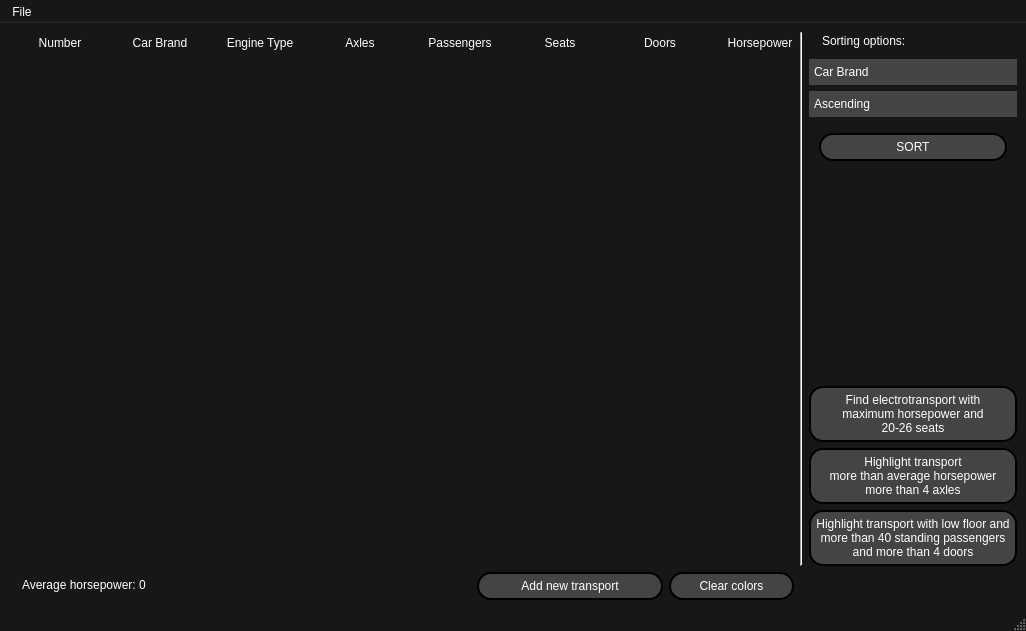
<?xml version="1.0" encoding="UTF-8"?>
<ui version="4.0">
 <class>MainWindow</class>
 <widget class="QMainWindow" name="MainWindow">
  <property name="geometry">
   <rect>
    <x>0</x>
    <y>0</y>
    <width>1026</width>
    <height>631</height>
   </rect>
  </property>
  <property name="windowTitle">
   <string>Transport Viewer</string>
  </property>
  <property name="windowIcon">
   <iconset>
    <normaloff>../../Download/bus.png</normaloff>../../Download/bus.png</iconset>
  </property>
  <property name="styleSheet">
   <string notr="true">QMainWindow {
	background-color: #171717;
}
QMenu {
    background-color: rgb(34, 34, 34); 
}

QMenu::item {
    background-color: transparent;
	padding: 2px 25px 2px 20px;
	color: white;
	font: 700 11pt &quot;Supreme&quot;;
}

QMenu::item:selected {
    background-color: #444444;
}
QMenuBar {
	background-color: #171717;
	font: 700 11pt &quot;Supreme&quot;;
	border-bottom: 2px solid rgb(34, 34, 34);
	padding: 2px 0px 0px 2px;
}
QMenuBar::item {
	color: white;
	background: transparent;
}
QMenuBar::item:selected{
	color: white;
	background-color: #444444;
}
QMenuBar::item:pressed{
	color: white;
	background-color: rgb(84, 84, 84);
}

QTableWidget {
	background-color: #171717;
	alternate-background-color: rgb(34, 34, 34);
	color: white;
	border: none;
	font: 700 11pt &quot;Supreme&quot;;
}
QHeaderView::section { 
	border:none;
	background-color: #171717; 
	color: white;
	font: 700 11pt &quot;Supreme&quot;;
	padding: 2px 0px 0px 2px;
}
 
QHeaderView::down-arrow {
    image: url(C:/Users/Oleh/Desktop/down-arrow.png);
	subcontrol-position: center top;
}

QHeaderView::up-arrow {
    image: url(C:/Users/Oleh/Desktop/up-arrow.png);
	subcontrol-position: center top;
}

QTableCornerButton::section {
	background-color: #171717; 
}

QScrollBar:vertical {
	border: none;
    background: #171717;
    width: 14px;
    margin: 15px 0px 15px 0;
	border-radius: 0px;
 }

/*  HANDLE BAR VERTICAL */
QScrollBar::handle:vertical {	
	background-color: #444444;
	min-height: 30px;
	border-radius: 7px;
}
QScrollBar::handle:vertical:hover{	
	background-color: #800020;
}
QScrollBar::handle:vertical:pressed {	
	background-color: #DA0037;
}

/* BTN TOP - SCROLLBAR */
QScrollBar::sub-line:vertical {
	border: none;
	background-color: #444444;
	height: 15px;
	border-top-left-radius: 7px;
	border-top-right-radius: 7px;
	subcontrol-position: top;
	subcontrol-origin: margin;
}
QScrollBar::sub-line:vertical:hover {	
	background-color: #800020;
}
QScrollBar::sub-line:vertical:pressed {	
	background-color: #DA0037;
}

/* BTN BOTTOM - SCROLLBAR */
QScrollBar::add-line:vertical {
	border: none;
	background-color: #444444;
	height: 15px;
	border-bottom-left-radius: 7px;
	border-bottom-right-radius: 7px;
	subcontrol-position: bottom;
	subcontrol-origin: margin;
}
QScrollBar::add-line:vertical:hover {	
	background-color: #800020;
}
QScrollBar::add-line:vertical:pressed {	
	background-color: #DA0037;
}

/* RESET ARROW */
QScrollBar::up-arrow:vertical, QScrollBar::down-arrow:vertical {
	background: none;
}
QScrollBar::add-page:vertical, QScrollBar::sub-page:vertical {
	background: none;
}
QLabel {
	margin: 2px 10px 5px 10px;
	color: white;
	font: 700 11pt &quot;Supreme&quot;;
}
QComboBox {
	font: 700 11pt &quot;Supreme&quot;;
	background-color: #444444;
	color:white;
	padding: 5px 5px 5px 5px;
	border-radius: 14px;
}
QComboBox::drop-down {
	padding: 5px 5px 5px 5px;
	border-radius: 14px;
}
QComboBox:on {
	background-color: rgb(84, 84, 84);
}
QComboBox::down-arrow {
	image: url(C:/Users/Oleh/Desktop/down-arrow.png);
}
QComboBox QListView
{
	color: white;
	background-color: #444444;
	padding: 5px
}
QComboBox QListView:item:hover {
	background-color: #DA0037;
	border:0px;
	border-radius:5px;
}
QPushButton {
	color: white;
	background-color: #444444;
	padding: 5px;
	border	: 2px solid black;
	border-radius:14px;
	font: 700 11pt &quot;Supreme&quot;;
}
QPushButton::hover {
	background-color: #800020;
}
QPushButton::pressed {
	background-color: #DA0037;
}
QMessageBox {
	background-color: #171717;
}
</string>
  </property>
  <widget class="QWidget" name="centralwidget">
   <layout class="QGridLayout" name="gridLayout_2">
    <item row="0" column="1">
     <layout class="QGridLayout" name="gridLayout" columnstretch="5,0,0,0">
      <item row="0" column="0">
       <widget class="QTableWidget" name="main_table">
        <property name="styleSheet">
         <string notr="true"/>
        </property>
        <property name="horizontalScrollBarPolicy">
         <enum>Qt::ScrollBarAlwaysOff</enum>
        </property>
        <property name="rowCount">
         <number>0</number>
        </property>
        <property name="columnCount">
         <number>9</number>
        </property>
        <attribute name="horizontalHeaderShowSortIndicator" stdset="0">
         <bool>false</bool>
        </attribute>
        <attribute name="verticalHeaderShowSortIndicator" stdset="0">
         <bool>false</bool>
        </attribute>
        <column>
         <property name="text">
          <string>Number</string>
         </property>
        </column>
        <column>
         <property name="text">
          <string>Car Brand</string>
         </property>
        </column>
        <column>
         <property name="text">
          <string>Engine Type</string>
         </property>
        </column>
        <column>
         <property name="text">
          <string>Axles</string>
         </property>
        </column>
        <column>
         <property name="text">
          <string>Passengers</string>
         </property>
        </column>
        <column>
         <property name="text">
          <string>Seats</string>
         </property>
        </column>
        <column>
         <property name="text">
          <string>Doors</string>
         </property>
        </column>
        <column>
         <property name="text">
          <string>Horsepower</string>
         </property>
        </column>
        <column>
         <property name="text">
          <string>Low Floor</string>
         </property>
        </column>
       </widget>
      </item>
      <item row="0" column="1">
       <widget class="Line" name="line">
        <property name="orientation">
         <enum>Qt::Vertical</enum>
        </property>
       </widget>
      </item>
      <item row="0" column="3">
       <layout class="QVBoxLayout" name="verticalLayout">
        <item>
         <widget class="QLabel" name="label">
          <property name="minimumSize">
           <size>
            <width>130</width>
            <height>0</height>
           </size>
          </property>
          <property name="text">
           <string>Sorting options:</string>
          </property>
         </widget>
        </item>
        <item>
         <widget class="QComboBox" name="ChooseArgument">
          <item>
           <property name="text">
            <string>Car Brand</string>
           </property>
          </item>
          <item>
           <property name="text">
            <string>Engine Type</string>
           </property>
          </item>
          <item>
           <property name="text">
            <string>Axles</string>
           </property>
          </item>
          <item>
           <property name="text">
            <string>Passengers</string>
           </property>
          </item>
          <item>
           <property name="text">
            <string>Seats</string>
           </property>
          </item>
          <item>
           <property name="text">
            <string>Doors</string>
           </property>
          </item>
          <item>
           <property name="text">
            <string>Horsepower</string>
           </property>
          </item>
          <item>
           <property name="text">
            <string>Low Floor</string>
           </property>
          </item>
         </widget>
        </item>
        <item>
         <widget class="QComboBox" name="ChooseOrder">
          <item>
           <property name="text">
            <string>Ascending</string>
           </property>
          </item>
          <item>
           <property name="text">
            <string>Descending</string>
           </property>
          </item>
         </widget>
        </item>
        <item>
         <widget class="QPushButton" name="pushButton">
          <property name="styleSheet">
           <string notr="true">margin: 10</string>
          </property>
          <property name="text">
           <string>SORT</string>
          </property>
         </widget>
        </item>
        <item>
         <spacer name="verticalSpacer">
          <property name="orientation">
           <enum>Qt::Vertical</enum>
          </property>
          <property name="sizeHint" stdset="0">
           <size>
            <width>20</width>
            <height>40</height>
           </size>
          </property>
         </spacer>
        </item>
        <item>
         <widget class="QPushButton" name="b_el_20_26">
          <property name="styleSheet">
           <string notr="true"/>
          </property>
          <property name="text">
           <string>Find electrotransport with
maximum horsepower and
20-26 seats</string>
          </property>
         </widget>
        </item>
        <item>
         <widget class="QPushButton" name="b_more_than_avg">
          <property name="styleSheet">
           <string notr="true"/>
          </property>
          <property name="text">
           <string>Highlight transport
more than average horsepower
more than 4 axles</string>
          </property>
         </widget>
        </item>
        <item>
         <widget class="QPushButton" name="b_lowfloor">
          <property name="styleSheet">
           <string notr="true"/>
          </property>
          <property name="text">
           <string>Highlight transport with low floor and
more than 40 standing passengers
and more than 4 doors</string>
          </property>
         </widget>
        </item>
        <item>
         <layout class="QHBoxLayout" name="horizontalLayout_2"/>
        </item>
       </layout>
      </item>
      <item row="2" column="0">
       <layout class="QHBoxLayout" name="horizontalLayout" stretch="0,5,3,2">
        <item>
         <widget class="QLabel" name="label_2">
          <property name="text">
           <string>Average horsepower: 0</string>
          </property>
         </widget>
        </item>
        <item>
         <spacer name="horizontalSpacer">
          <property name="orientation">
           <enum>Qt::Horizontal</enum>
          </property>
          <property name="sizeHint" stdset="0">
           <size>
            <width>40</width>
            <height>20</height>
           </size>
          </property>
         </spacer>
        </item>
        <item>
         <widget class="QPushButton" name="b_add">
          <property name="styleSheet">
           <string notr="true"/>
          </property>
          <property name="text">
           <string>Add new transport</string>
          </property>
         </widget>
        </item>
        <item>
         <widget class="QPushButton" name="b_clr">
          <property name="styleSheet">
           <string notr="true"/>
          </property>
          <property name="text">
           <string>Clear colors</string>
          </property>
         </widget>
        </item>
       </layout>
      </item>
     </layout>
    </item>
   </layout>
  </widget>
  <widget class="QMenuBar" name="menubar">
   <property name="geometry">
    <rect>
     <x>0</x>
     <y>0</y>
     <width>1026</width>
     <height>28</height>
    </rect>
   </property>
   <widget class="QMenu" name="menuFile">
    <property name="title">
     <string>File</string>
    </property>
    <addaction name="actionRead_from"/>
    <addaction name="actionSave"/>
    <addaction name="actionSave_as"/>
   </widget>
   <addaction name="menuFile"/>
  </widget>
  <widget class="QStatusBar" name="statusbar"/>
  <action name="actionRead_from">
   <property name="text">
    <string>Open</string>
   </property>
  </action>
  <action name="actionSave">
   <property name="text">
    <string>Save</string>
   </property>
  </action>
  <action name="actionSave_as">
   <property name="text">
    <string>Save as...</string>
   </property>
  </action>
 </widget>
 <resources/>
 <connections/>
</ui>
